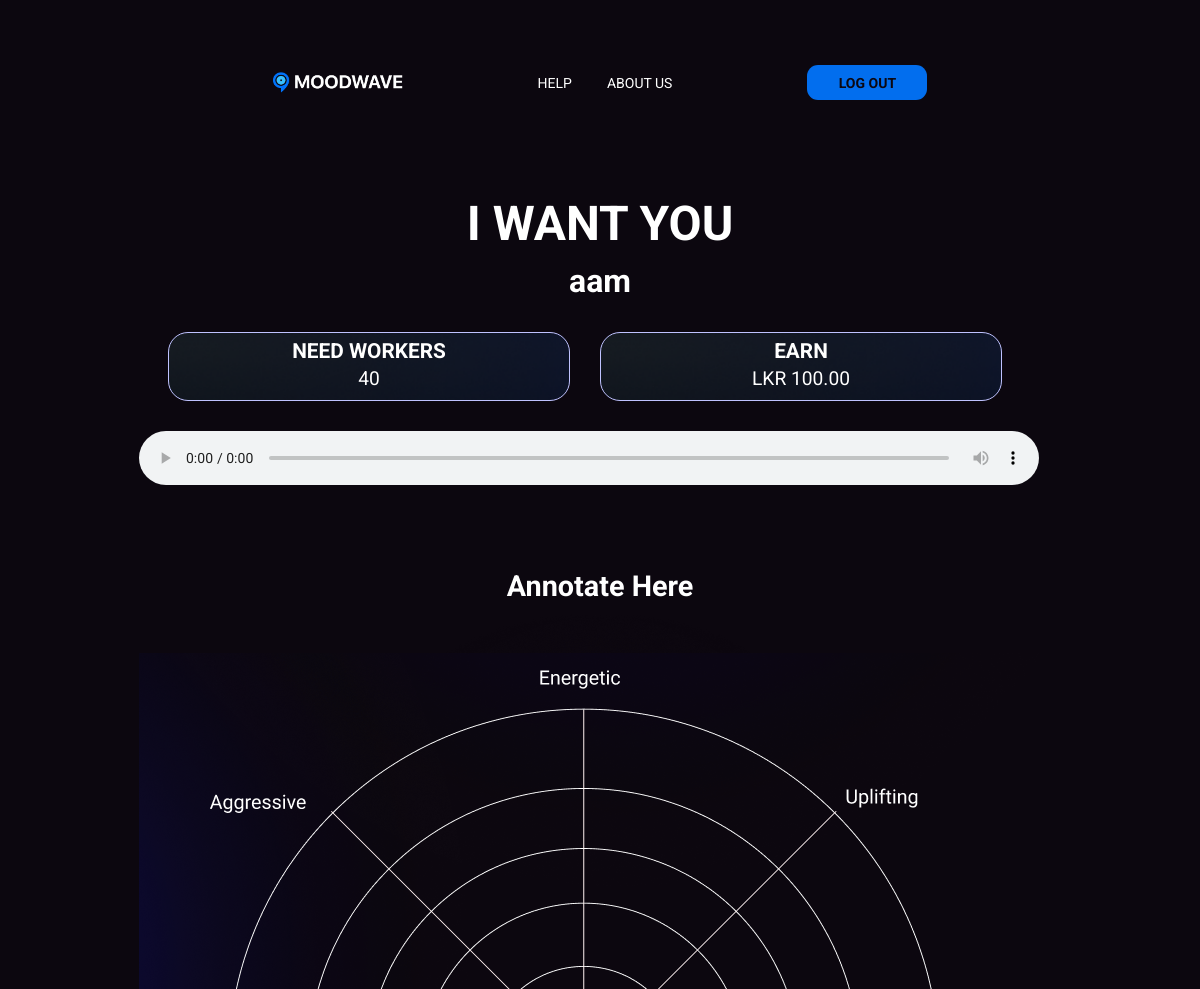
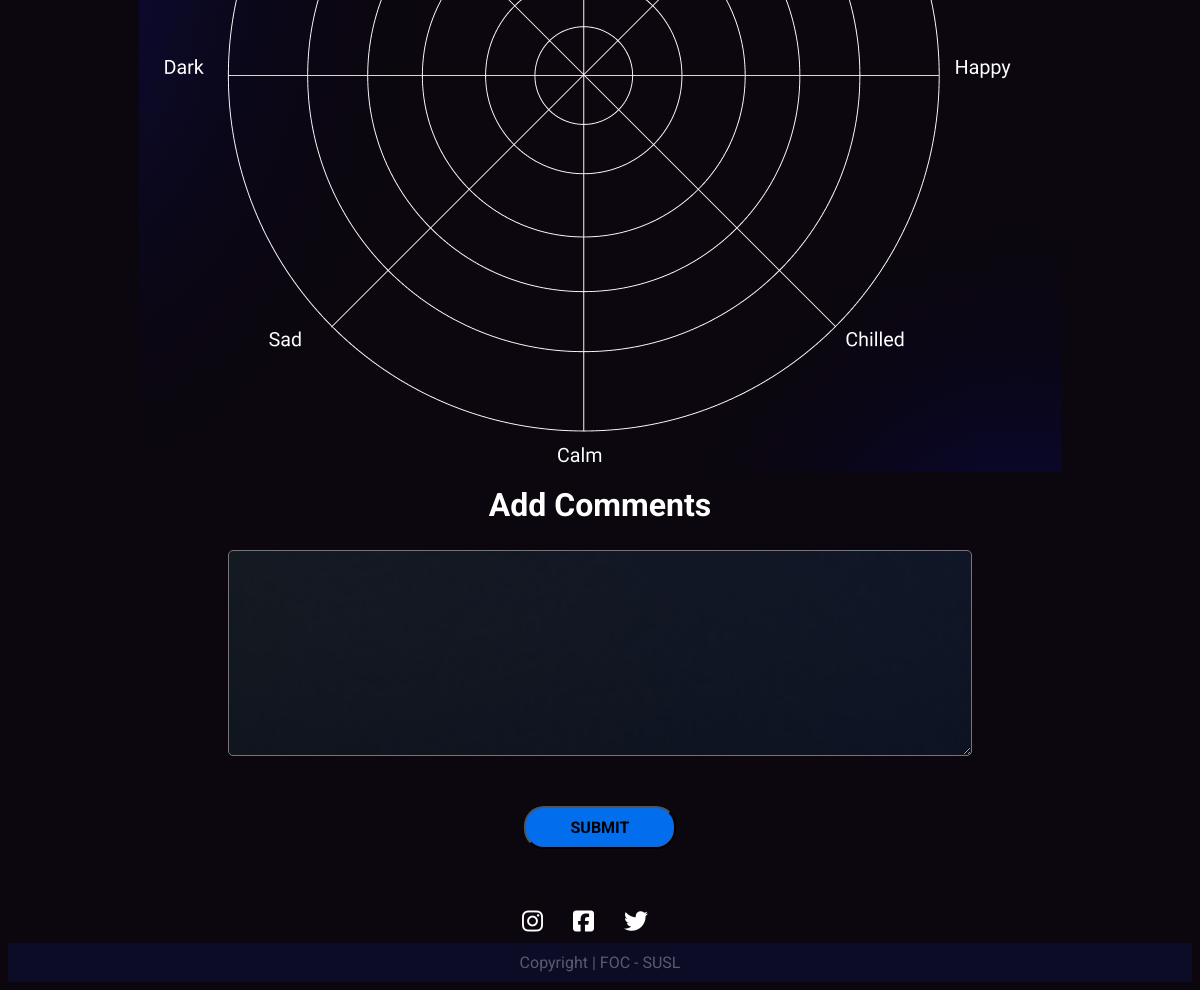
The app's page /job_complete.php?id=10 (signed in) with its own data (2 pictures, top to bottom).
### tables this page shows
CREATE TABLE IF NOT EXISTS `jobs` (
  `job_id` int(6) NOT NULL AUTO_INCREMENT,
  `creater_id` int(6) DEFAULT NULL,
  `song_name` varchar(1000) DEFAULT NULL,
  `song_writter` varchar(1000) DEFAULT NULL,
  `singers` varchar(1000) DEFAULT NULL,
  `music` varchar(1000) DEFAULT NULL,
  `workers_need` int(11) DEFAULT NULL,
  `workers_earn` int(11) DEFAULT NULL,
  `completed` int(11) NOT NULL DEFAULT '0',
  `placed_on` varchar(100) DEFAULT NULL,
  PRIMARY KEY (`job_id`)
);

### job_complete.php (the view, shortened to what this page needs)
<?php
@include 'config.php';
if(isset($_GET['id'])){
    $id=$_GET['id'];
}
?>
<!DOCTYPE html>
<html lang="en">
<head>
    <link rel="stylesheet" href="css/job_complete.css">
</head>
<body>
    <section class="navigation_section">
        <nav class="Navigation_Bar">
          <ul>
            <li><a href="index.php"><img src="images/Logo.png" alt="MoodWave_logo" /></a></li>
            <li class="features"><a href="Need_Help.php">HELP</a></li>
            <li><a href="About_us.php" class="ABOUT">ABOUT US</a></li>
            <li><form method="POST"><input type="submit" name="logout" class="logout" value="LOG OUT"></form></li>
          </ul>
        </nav>
    </section>
<section class="content">
        <?php
            $select_jobs = mysqli_query($conn, "SELECT * FROM `jobs` WHERE job_id='$id'") or die('query failed');
            $fetch_jobs = mysqli_fetch_assoc($select_jobs);
        ?>
    <form action="" method="POST" enctype="multipart/form-data">
        <div class="form-group">
                <div class="title">
                    <h1><?php echo $fetch_jobs['song_name']; ?></h1>
                    <h3><?php echo $fetch_jobs['singers']; ?></h3>
                </div>
                <div class="row">
                    <div class="desc_box">
                        <div class="topic">
                            <h1>Need Workers</h1>
                        </div>
                        <div class="desc">
                            <p><?php echo $fetch_jobs['workers_need']; ?></p>
                        </div>
                    </div>
                    <div class="desc_box">
                        <div class="topic">
                            <h1>Earn</h1>
                        </div>
                        <div class="desc">
                            <p><?php echo 'LKR '.$fetch_jobs['workers_earn'].'.00'; ?></p>
                        </div>
                    </div>
                </div>
        </div>
        <div id="demo" class="demo">
            <?php
                $myAudioFile = $fetch_jobs['music']; ;
                echo '<audio controls class="demoAudio">
                <source src="uploads/'.$myAudioFile.'" type="audio/mpeg">
                </audio>';
            ?>
        </div>
        <div class="anotate">
            <h1>Annotate Here</h1>
            <img src="images/anotate.png" usemap="#image-map">
        </div>
        <div class="submit">
            <h1>Add Comments</h1>
            <textarea name="comments"></textarea>
            <input type="submit" name="submit" value="SUBMIT" class="button"></input>
        </div>
    </form>
    <div class="footer-images">
        <i class="fa-brands fa-instagram"></i>
        <i class="fa-brands fa-square-facebook"></i>
        <i class="fa-brands fa-twitter"></i>
    </div>
    <div class="box">Copyright | FOC - SUSL</div>
</section>
</body>
</html>

### css/job_complete.css (style rules this page uses)
:root { --main-colur:#0C070F; --white:#FFFFFF; --btn-colour:#026EEE; --btn-text:#0C070F; --input-box:#A5EFFF; --next-bar:#183787; }
* { font-family: "Roboto", sans-serif; }
body { background-color: var(--main-colur); background-image: url("../images/gradient.png"); background-repeat: no-repeat; background-position: center; }
.Navigation_Bar { position: relative; top: 0; z-index: 3; display: inline; align-items: center; justify-content: space-between; padding: 40px 30px; border: 1px solid hsla(0, 0%, 100%, 0); border-radius: 34px; transition: all 0.5s ease-in-out; }
.navigation_section { margin-top: 30px; }
.Navigation_Bar img { width: 130px; height: auto; align-items: center; justify-content: center; display: flex; }
.Navigation_Bar ul { list-style-type: none; padding: 0; overflow: hidden; align-items: center; justify-content: center; display: flex; gap: 18px; }
.Navigation_Bar li { float: left; }
.Navigation_Bar .features { padding-left: 117px; padding-right: 17px; }
.Navigation_Bar .ABOUT { padding-right: 117px; }
.Navigation_Bar li a { display: block; color: white; text-align: center; font-size: 14px; text-decoration: none; font-weight: 400; }
.Navigation_Bar li form .logout { width: 120px; height: 35px; border-radius: 11px; background-color: #026eee; color: #0c070f; border: none; text-decoration: none; font-weight: 700; font-size: 14px; }
.content { display: flex; flex-direction: column; align-items: center; }
.content form .form-group { display: flex; flex-direction: column; align-items: center; margin-top: 20px; gap:30px; }
.content form .form-group .title { margin: 0; margin-bottom: -30px; }
.content form .form-group .title h1 { font-size: 3rem; font-weight: bold; color: var(--white); text-transform: uppercase; }
.content form .form-group .title h3 { font-size: 2rem; font-weight: bold; color: var(--white); text-align: center; margin-top: -30px; }
.content form .form-group .row { display: flex; justify-content: center; }
.content form .form-group .row .desc_box { margin-right: 30px; width: 400px; line-height: 2px; background-color: black; background-image: url("../images/input-box.png"); background-position: center; background-repeat: no-repeat; background-size: cover; border-radius: 20px; border: #BFC2FF solid 1px; display: flex; flex-direction: column; align-items: center; justify-content: flex-start; }
.content form .form-group .row .desc_box .topic h1 { color: var(--white); font-size: 1.3rem; text-transform: uppercase; }
.content form .form-group .row .desc_box .desc { margin-top: -10px; text-align: center; }
.content form .form-group .row .desc_box .desc p { color: var(--white); font-size: 1.2rem; }
.content form .anotate h1 { color: var(--white); font-size: 1.8rem; text-align: center; margin-top: 80px; margin-bottom: 50px; }
.content .demo { margin-top: 30px; width: 900px; }
.content .demo .demoAudio { width: 100%; }
.content form .submit { display: flex; flex-direction: column; align-items: center; }
.content form .submit h1 { font-size: 2rem; font-weight: bold; color: var(--white); margin-top: 10px; }
.content form .submit textarea { background-color: black; background-image: url("../images/input-box.png"); background-position: center; background-repeat: no-repeat; background-size: cover; border-radius: 5px; width:80%; height:200px; color: var(--white); font-size: 1.5rem; }
.content form .submit .button { padding: 10px; padding-left: 45px; padding-right: 45px; border-radius: 20px; background-color: var(--btn-colour); font-weight: bold; font-size: 1rem; margin-top: 50px; }
.content .footer-images { display: flex; justify-content: center; margin-top: 60px; margin-bottom: 10px; }
.content .footer-images i { margin-right: 30px; color: var(--white); font-size: 1.5rem; }
.content .box { background-color: #112daa25; color: rgba(240, 248, 255, 0.336); padding-top: 10px; padding-bottom: 10px; width: 100%; text-align: center; }

### records on screen
jobs: song_name "I WANT YOU", singers "aam", workers_need "40", workers_earn "100"
